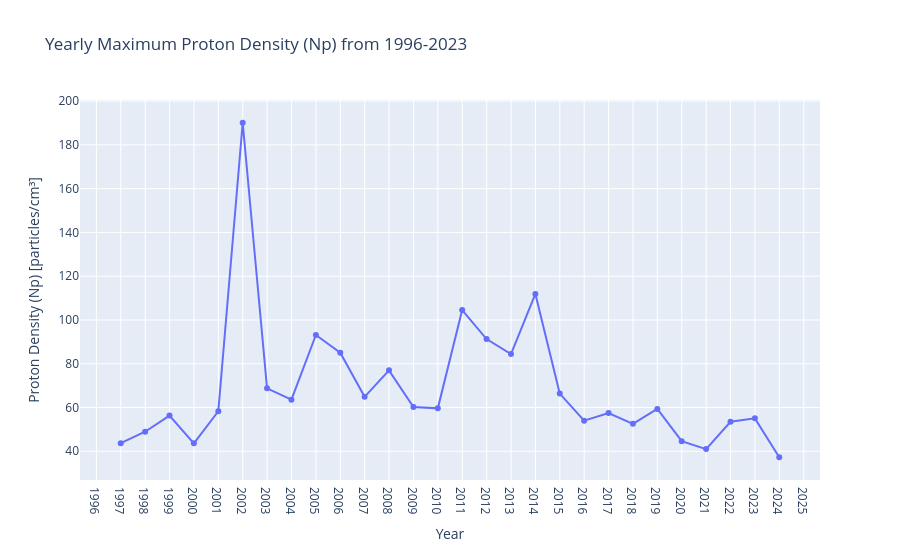

Notebook source saved alongside this figure:
### Code cell
import plotly.express as px

# Subsample your data to yearly averages for the interactive plot
yearly_avg = df['Np'].resample('Y').max().reset_index()

# Plotting
fig = px.line(yearly_avg, x='datetime', y='Np', title='Yearly Maximum Proton Density (Np) from 1996-2023',
              labels={'Np': 'Proton Density (Np) [particles/cm³]', 'datetime': 'Year'})
fig.update_traces(mode='lines+markers')
fig.update_xaxes(
    dtick="M12",  # This ensures ticks every 12 months (i.e., every year)
    tickformat="%Y",  # Format the ticks to show only the year
    tickmode='linear'  # Ensure linear spacing of ticks
)
fig.show()

### Figure 1 — Plotly figure (JSON) as saved in the notebook; plotly's stock layout.template omitted (floating-point values rounded to 4 significant figures)
{"data": [{"hovertemplate": "Year=%{x}<br>Proton Density (Np) [particles/cm³]=%{y}<extra></extra>", "legendgroup": "", "line": {"color": "#636efa", "dash": "solid"}, "marker": {"symbol": "circle"}, "mode": "lines+markers", "name": "", "orientation": "v", "showlegend": false, "type": "scatter", "x": ["1996-12-31T00:00:00", "1997-12-31T00:00:00", "1998-12-31T00:00:00", "1999-12-31T00:00:00", "2000-12-31T00:00:00", "2001-12-31T00:00:00", "2002-12-31T00:00:00", "2003-12-31T00:00:00", "2004-12-31T00:00:00", "2005-12-31T00:00:00", "2006-12-31T00:00:00", "2007-12-31T00:00:00", "2008-12-31T00:00:00", "2009-12-31T00:00:00", "2010-12-31T00:00:00", "2011-12-31T00:00:00", "2012-12-31T00:00:00", "2013-12-31T00:00:00", "2014-12-31T00:00:00", "2015-12-31T00:00:00", "2016-12-31T00:00:00", "2017-12-31T00:00:00", "2018-12-31T00:00:00", "2019-12-31T00:00:00", "2020-12-31T00:00:00", "2021-12-31T00:00:00", "2022-12-31T00:00:00", "2023-12-31T00:00:00"], "xaxis": "x", "y": [43.69, 48.94, 56.3, 43.64, 58.29, 190.1, 68.76, 63.6, 93.13, 85.06, 64.88, 76.98, 60.19, 59.62, 104.5, 91.29, 84.44, 111.9, 66.38, 53.99, 57.45, 52.53, 59.34, 44.6, 40.99, 53.49, 55.04, 37.27], "yaxis": "y"}], "layout": {"autosize": true, "legend": {"tracegroupgap": 0}, "title": {"text": "Yearly Maximum Proton Density (Np) from 1996-2023"}, "xaxis": {"anchor": "y", "autorange": true, "domain": [0, 1], "dtick": "M12", "range": ["1995-04-26 02:18:13.046", "2025-09-05 21:41:46.954"], "tickformat": "%Y", "tickmode": "linear", "title": {"text": "Year"}, "type": "date"}, "yaxis": {"anchor": "x", "autorange": true, "domain": [0, 1], "range": [24.66, 202.7], "title": {"text": "Proton Density (Np) [particles/cm³]"}, "type": "linear"}}}
